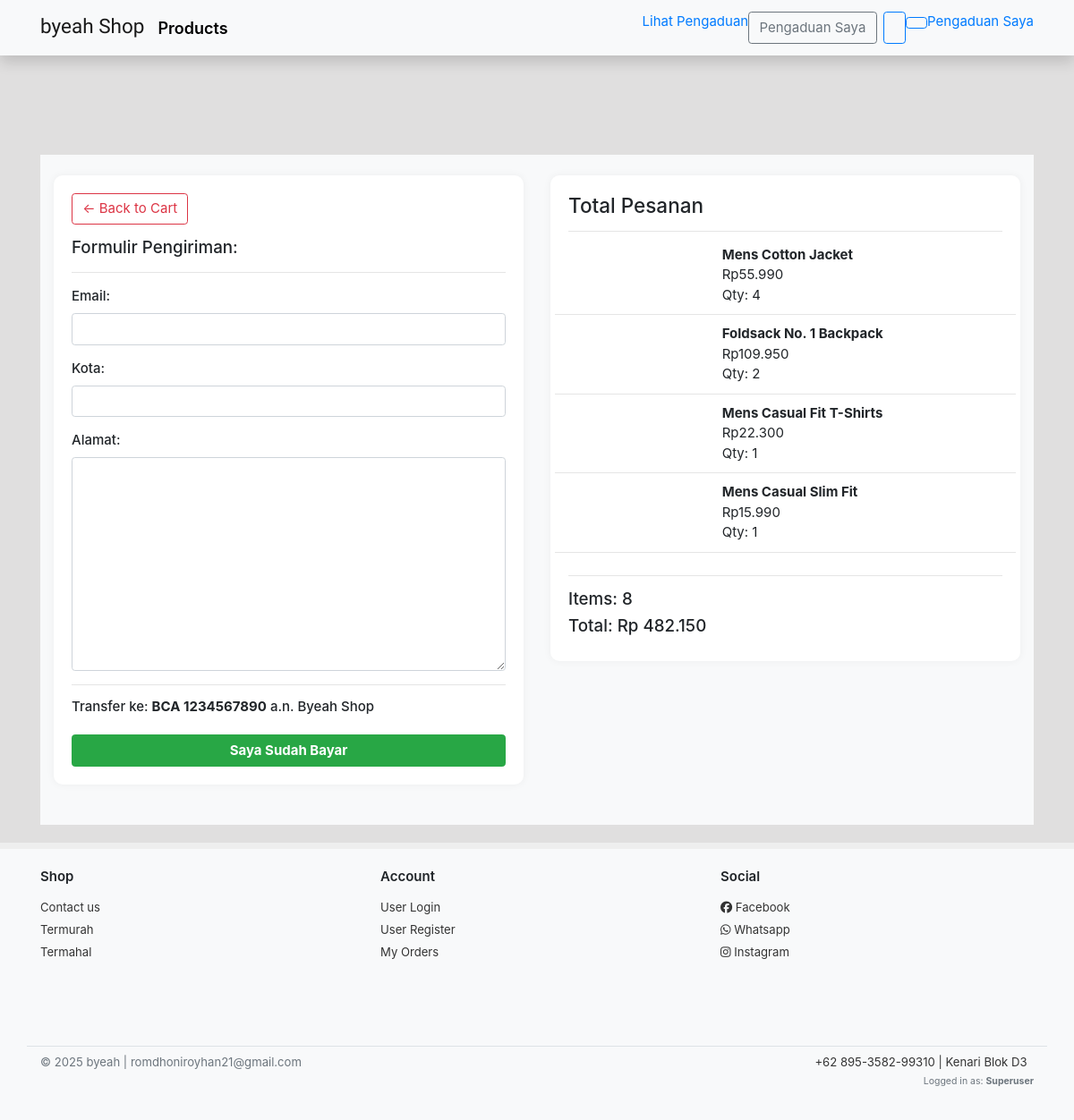
The page /checkout/ (signed in) on the database its author committed.
### home/models.py (models this page shows, shortened)
class OrderItem(models.Model):
    product = models.ForeignKey(Product, null=True, on_delete=models.SET_NULL, blank=True)
    order = models.ForeignKey(Order, null=True, on_delete=models.SET_NULL, blank=True)
    quantity = models.IntegerField(default=0, null=True, blank=True)
    date_added = models.DateTimeField(auto_now_add=True)
    @property
    def get_total(self):
        return self.product.price * self.quantity

class Product(models.Model):
    category = models.ForeignKey(Category, related_name='products', on_delete=models.CASCADE)
    name = models.CharField(max_length=255, unique=True)
    old_price = models.DecimalField(blank=True, null=True, max_digits=8, decimal_places=3)
    price = models.DecimalField(max_digits=8, decimal_places=3)
    description = models.TextField()
    upload_time = models.DateField(auto_now_add=True)
    stock = models.IntegerField(default=1)
    slug = models.SlugField(blank=True)

class Order(models.Model):
    user = models.ForeignKey(User, on_delete=models.CASCADE, null=True, blank=True)
    date_order = models.DateTimeField(auto_now_add=True)
    complete = models.BooleanField(default=False)
    transaction_id = models.CharField(max_length=255, null=True, unique=True)
    STATUS_CHOICES = [
        ('belum_dikirim', 'Belum Dikirim'),
        ('dikirim', 'Dikirim'),
        ('sampai', 'Sampai'),
    ]
    status_pengiriman = models.CharField(max_length=20, choices=STATUS_CHOICES, default='belum_dikirim')
    def __str__(self):
        return f"Order #{self.id}"
    @property
    def get_cart_totals(self):
        return sum(item.get_total for item in self.orderitem_set.all())
    @property
    def get_cart_items(self):
        return sum(item.quantity for item in self.orderitem_set.all())

### home/views.py (the view, shortened to what this page needs)
# urls.py: path('checkout/', ShippingView, name='checkout'),
@login_required
def ShippingView(request):
    context = {}
    form = FormShipping
    cart = cartData
    context.update(cart(request))
    context['form']=form
    return render(request, 'home/checkout.html', context)

### home/utils.py (called while the page is built)
def cartData(request):
    if request.user.is_authenticated:
        customer = request.user
        try:
            order,created = Order.objects.get_or_create(user=customer, complete=False)
            print(order)
            items = order.orderitem_set.all()
        except:
            order = Order.objects.filter(user=customer, complete=False)
            print(order)
            items = []
    else:
        items = []
        order = {'get_cart_items':'0','get_cart_totals':'0'}
        items = order['get_cart_totals']
    return {'items':items, 'order':order}

### templates/home/checkout.html (shortened to what this page needs)
{% extends 'base.html' %}
{% load static %}
{% load widget_tweaks %}
{% block content %}
<section class="under-nav">
  <div class="container bg-light pb-4 pt-4">
    <div class="row">
      <div class="col-md-6 mb-4">
        <div class="box-element">
          <a class="btn btn-outline-danger mb-3" href="{% url 'homey:cart' %}">&#x2190; Back to Cart</a>
          <form method="POST">
            <h5>Formulir Pengiriman:</h5>
            <hr>
            <div class="form-group">
              <label>Email:</label>
              {{ form.email|add_class:"form-control" }}
            </div>
            <div class="form-group">
              <label>Kota:</label>
              {{ form.kota|add_class:"form-control" }}
            </div>
            <div class="form-group">
              <label>Alamat:</label>
              {{ form.address|add_class:"form-control" }}
            </div>
            <hr>
            <h6>Transfer ke: <strong>BCA 1234567890</strong> a.n. Byeah Shop</h6>
            <button type="submit" class="btn btn-success mt-3">Saya Sudah Bayar</button>
          </form>
        </div>
      </div>
      <div class="col-md-6 mb-4">
        <div class="box-element">
          <h4>Total Pesanan</h4>
          <hr>
          <div class="row">
            {% for item in items %}
            <div class="col-4 product-summary">
            </div>
            <div class="col-8 product-summary">
              <strong>{{ item.product.name }}</strong><br>
              Rp{{ item.product.price }}<br>
              Qty: {{ item.quantity }}
            </div>
            {% endfor %}
          </div>
          <hr>
          <h5>Items: {{ order.get_cart_items }}</h5>
          <h5>Total: Rp {{ order.get_cart_totals }}</h5>
        </div>
      </div>
    </div>
  </div>
</section>
{% endblock content %}

### static/ui.css (style rules this page uses)
html { font-family: "Inter", sans-serif; font-size: 15px; }
article:after, .form-group:after { display: block; clear: both; content: ""; }

### static/style.css (style rules this page uses)
body { background-color: rgba(168, 166, 166,.35); }
.under-nav { margin-top: 83px!important; }
*, *::before, *::after { box-sizing: border-box; }

### templates/base.html (style rules this page uses)
body { display: flex; flex-direction: column; min-height: 100vh; }

### templates/home/checkout.html (style rules this page uses)
.box-element { padding: 20px; background: #fff; box-shadow: 0 0 10px rgba(0, 0, 0, 0.05); border-radius: 10px; }
.form-group label { font-weight: 500; }
.btn-success { font-weight: bold; width: 100%; }
.product-summary { border-bottom: 1px solid rgba(0, 0, 0, 0.1); margin-bottom: 10px; padding-bottom: 10px; }

### rows shown on the page
OrderItem: product.name "Mens Cotton Jacket", product.price "55.990", quantity "4"
OrderItem: product.name "Foldsack No. 1 Backpack", product.price "109.950", quantity "2"
OrderItem: product.name "Mens Casual Fit T-Shirts", product.price "22.300", quantity "1"
OrderItem: product.name "Mens Casual Slim Fit", product.price "15.990", quantity "1"
Order: get_cart_items "8", get_cart_totals "482.150"
